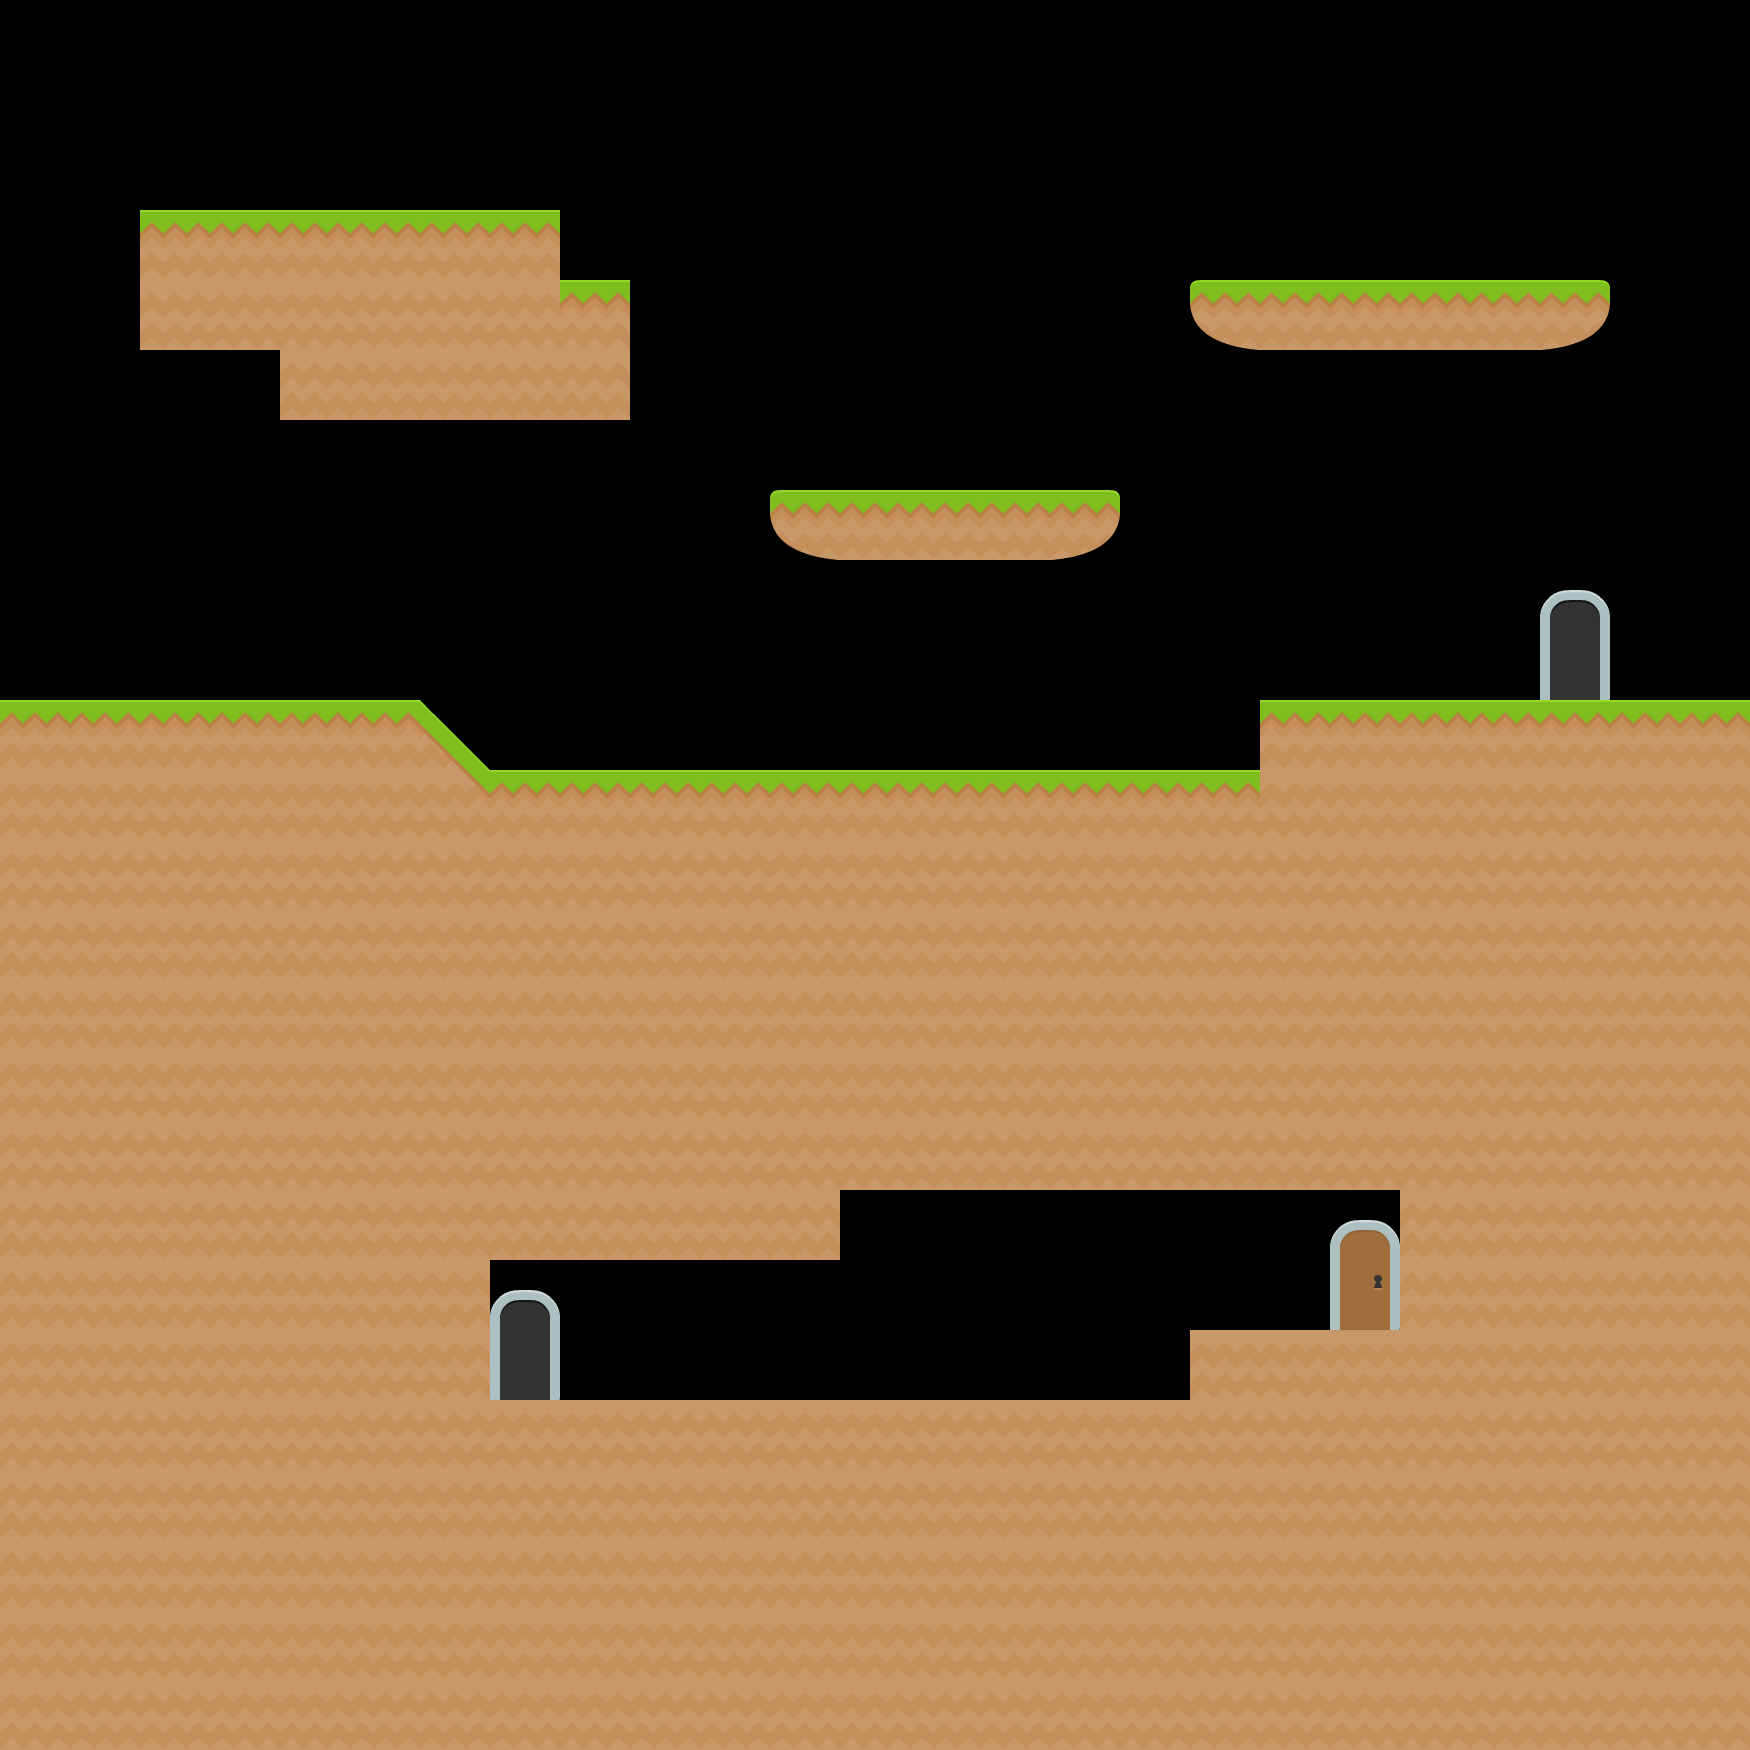

The image is a tile-based game level rendered from a .tmx file. Its description and complete source (layers, tilesets, objects, tile grids) follow:
An orthogonal 25x25 tile map with 70x70 px tiles, 1 tile layer (tiles) and 3 objects (2x door, spawn).

<map version="1.4" tiledversion="1.4.2" orientation="orthogonal" renderorder="right-up" width="25" height="25" tilewidth="70" tileheight="70" infinite="0" nextlayerid="4" nextobjectid="5">
 <tileset firstgid="1" name="tiles_spritesheet" tilewidth="70" tileheight="70" spacing="2" tilecount="156" columns="12">
  <image source="Tiles/tiles_spritesheet.png" width="914" height="936" />
 </tileset>
 <layer id="1" name="tiles" width="25" height="25">
  <data encoding="csv">
0,0,0,0,0,0,0,0,0,0,0,0,0,0,0,0,0,0,0,0,0,0,0,0,0,
0,0,0,0,0,0,0,0,0,0,0,0,0,0,0,0,0,0,0,0,0,0,0,0,0,
0,0,0,0,0,0,0,0,0,0,0,0,0,0,0,0,0,0,0,0,0,0,0,0,0,
0,0,104,104,104,104,104,104,0,0,0,0,0,0,0,0,0,0,0,0,0,0,0,0,0,
0,0,153,153,153,153,153,153,104,0,0,0,0,0,0,0,0,129,104,104,104,104,105,0,0,
0,0,0,0,153,153,153,153,153,0,0,0,0,0,0,0,0,0,0,0,0,0,0,0,0,
0,0,0,0,0,0,0,0,0,0,0,0,0,0,0,0,0,0,0,0,0,0,0,0,0,
0,0,0,0,0,0,0,0,0,0,0,129,104,104,104,105,0,0,0,0,0,0,0,0,0,
0,0,0,0,0,0,0,0,0,0,0,0,0,0,0,0,0,0,0,0,0,0,46,0,0,
0,0,0,0,0,0,0,0,0,0,0,0,0,0,0,0,0,0,0,0,0,0,58,0,0,
104,104,104,104,104,104,9,0,0,0,0,0,0,0,0,0,0,0,104,104,104,104,104,104,104,
153,153,153,153,153,153,152,104,104,104,104,104,104,104,104,104,104,104,153,153,153,153,153,153,153,
153,153,153,153,153,153,153,153,153,153,153,153,153,153,153,153,153,153,153,153,153,153,153,153,153,
153,153,153,153,153,153,153,153,153,153,153,153,153,153,153,153,153,153,153,153,153,153,153,153,153,
153,153,153,153,153,153,153,153,153,153,153,153,153,153,153,153,153,153,153,153,153,153,153,153,153,
153,153,153,153,153,153,153,153,153,153,153,153,153,153,153,153,153,153,153,153,153,153,153,153,153,
153,153,153,153,153,153,153,153,153,153,153,153,153,153,153,153,153,153,153,153,153,153,153,153,153,
153,153,153,153,153,153,153,153,153,153,153,153,0,0,0,0,0,0,0,70,153,153,153,153,153,
153,153,153,153,153,153,153,46,0,0,0,0,0,0,0,0,0,0,0,82,153,153,153,153,153,
153,153,153,153,153,153,153,58,0,0,0,0,0,0,0,0,0,153,153,153,153,153,153,153,153,
153,153,153,153,153,153,153,153,153,153,153,153,153,153,153,153,153,153,153,153,153,153,153,153,153,
153,153,153,153,153,153,153,153,153,153,153,153,153,153,153,153,153,153,153,153,153,153,153,153,153,
153,153,153,153,153,153,153,153,153,153,153,153,153,153,153,153,153,153,153,153,153,153,153,153,153,
153,153,153,153,153,153,153,153,153,153,153,153,153,153,153,153,153,153,153,153,153,153,153,153,153,
153,153,153,153,153,153,153,153,153,153,153,153,153,153,153,153,153,153,153,153,153,153,153,153,153
</data>
 </layer>
 <objectgroup id="3" name="objects">
  <object id="1" name="spawnpoint" type="spawn" x="176" y="86.6667" width="46.6667" height="44" />
  <object id="3" name="door_1a" type="door" x="1544" y="605.333" width="60" height="93.3333" visible="0">
   <ellipse />
  </object>
  <object id="4" name="door_1b" type="door" x="498.667" y="1305.33" width="50.6667" height="89.3333">
   <ellipse />
  </object>
 </objectgroup>
</map>
